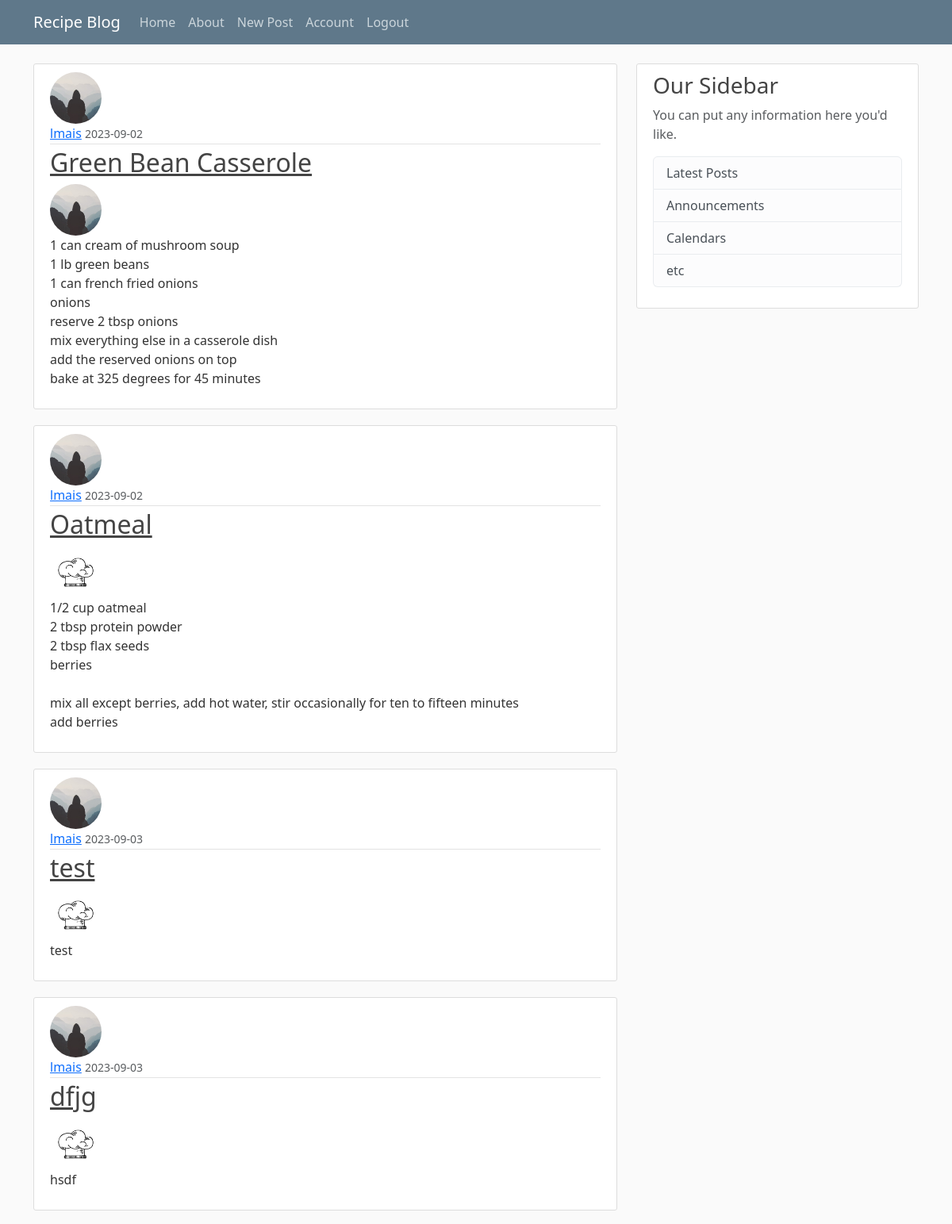
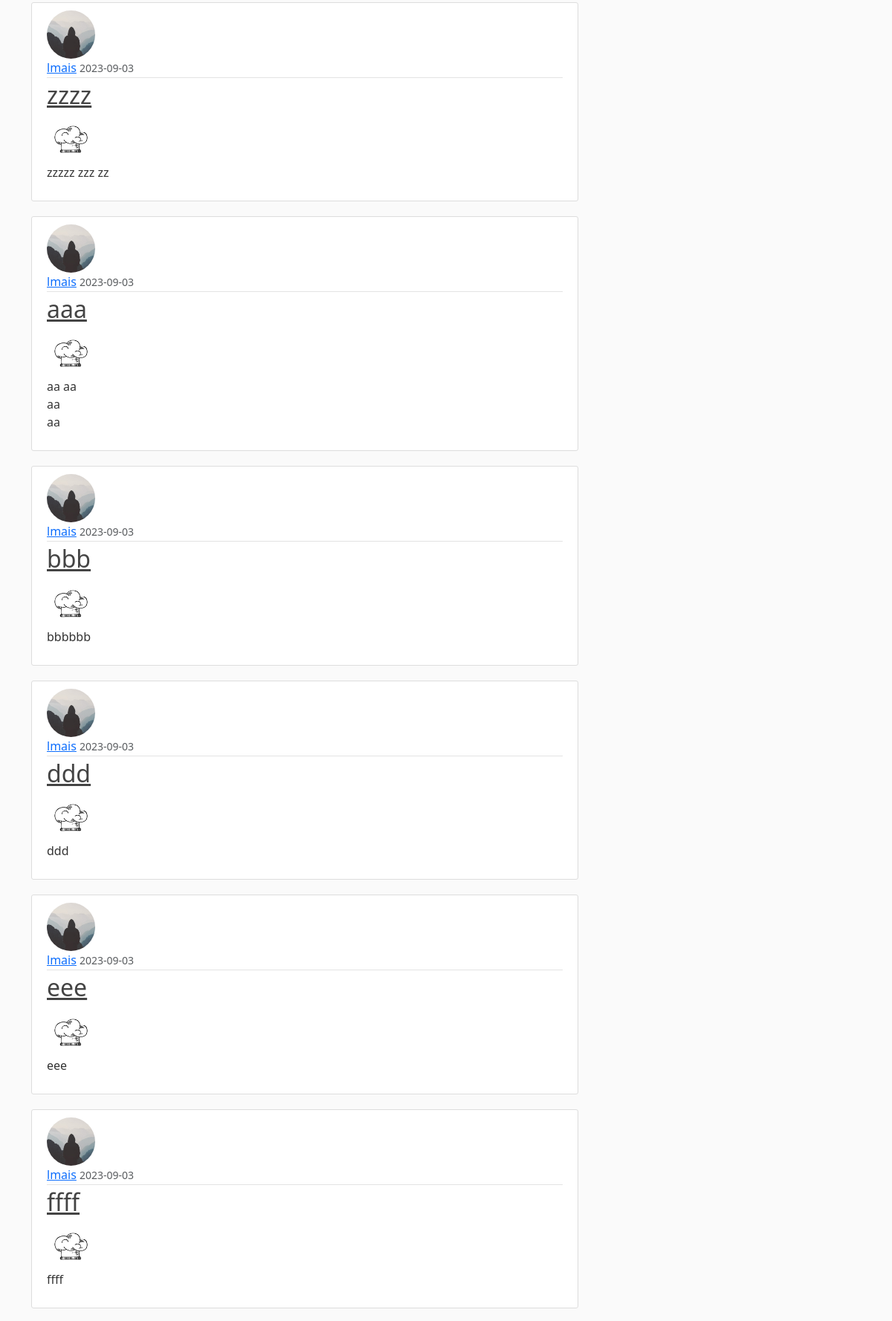
Screenshot of /home (signed in, upper part) with the database file from the repository (2 pictures, top to bottom).
### recipeblog/models.py (models this page shows, shortened)
class Post(db.Model):
    id = db.Column(db.Integer, primary_key=True)
    title = db.Column(db.String(100), nullable=False)
    date_posted = db.Column(db.DateTime, nullable=False,
                            default=datetime.utcnow)
    content = db.Column(db.Text, nullable=False)
    image = db.Column(db.String(20), nullable=False, default='default_image.jpg')
    user_id = db.Column(db.Integer, db.ForeignKey('user.id'), nullable=False)

class User(db.Model, UserMixin):
    id = db.Column(db.Integer, primary_key=True)
    username = db.Column(db.String(20), unique=True, nullable=False)
    email = db.Column(db.String(120), unique=True, nullable=False)
    image = db.Column(db.String(20), nullable=False, default='default.jpg')
    password = db.Column(db.String(60), nullable=False)
    posts = db.relationship('Post', backref='author', lazy=True)

### recipeblog/routes.py (the view)
@ app.route("/")
@ app.route("/home")
def home():
    posts = Post.query.all()
    return render_template('home.html', posts=posts)

### recipeblog/models.py (called while the page is built)
@login_manager.user_loader
def load_user(user_id):
    return User.query.get(int(user_id))

### recipeblog/templates/home.html
{% extends "layout.html" %}
{% block content %}
{% for post in posts %}
<article class="media content-section">
    <img class="rounded-circle article-img"
        src=" {{ url_for('static', filename='profile_pics/' + post.author.image)  }}">
    <div class="media-body">
        <div class="article-metadata">
            <a class="mr-2" href="#">{{ post.author.username }}</a>
            <small class="text-muted">{{ post.date_posted.strftime('%Y-%m-%d') }}</small>
        </div>
        <h2><a class="article-title" href="{{ url_for('post', post_id=post.id)}}">{{ post.title }}</a></h2>
        <img class="rounded-circle article-img" src=" {{ url_for('static', filename='recipe_pics/' + post.image)  }}">
        <p class="article-content">{{ post.content }}</p>
    </div>
</article>
{% endfor %}
{% endblock content %}

### recipeblog/static/main.css (style rules this page uses)
body { background: #fafafa; color: #333333; margin-top: 5rem; }
h1, h2, h3, h4, h5, h6 { color: #444444; }
.content-section { background: #ffffff; padding: 10px 20px; border: 1px solid #dddddd; border-radius: 3px; margin-bottom: 20px; }
.article-title { color: #444444; }
.article-content { white-space: pre-line; }
.article-img { height: 65px; width: 65px; margin-right: 16px; }
.article-metadata { padding-bottom: 1px; margin-bottom: 4px; border-bottom: 1px solid #e3e3e3 }

### rows the page displays
Post: image (placeholder picture), author.username "lmais", date_posted "2023-09-02", title "Green Bean Casserole", content "1 can cream of mushroom soup 1 lb green beans 1 can french fried onions onions reserve 2 tbsp onions mix everything else in a casserole dish add the reserved onions on top bake at 325 degrees for 45 minutes"
Post: image (placeholder picture), author.username "lmais", date_posted "2023-09-02", title "Oatmeal", content "1/2 cup oatmeal 2 tbsp protein powder 2 tbsp flax seeds berries mix all except berries, add hot water, stir occasionally for ten to fifteen minutes add berries"
Post: image (placeholder picture), author.username "lmais", date_posted "2023-09-03", title "test", content "test"
Post: image (placeholder picture), author.username "lmais", date_posted "2023-09-03", title "dfjg", content "hsdf"
Post: image (placeholder picture), author.username "lmais", date_posted "2023-09-03", title "zzzz", content "zzzzz zzz zz"
Post: image (placeholder picture), author.username "lmais", date_posted "2023-09-03", title "aaa", content "aa aa aa aa"
Post: image (placeholder picture), author.username "lmais", date_posted "2023-09-03", title "bbb", content "bbbbbb"
Post: image (placeholder picture), author.username "lmais", date_posted "2023-09-03", title "ddd", content "ddd"
Post: image (placeholder picture), author.username "lmais", date_posted "2023-09-03", title "eee", content "eee"
Post: image (placeholder picture), author.username "lmais", date_posted "2023-09-03", title "ffff", content "ffff"
